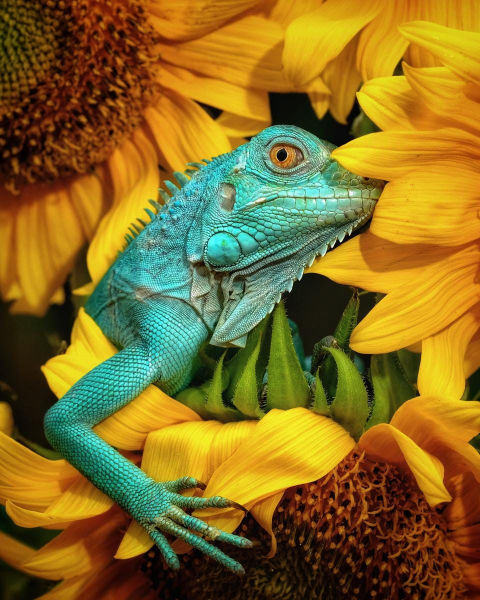
#> input picture Python - DSP/images/iguana.jpg, 960 x 1200 px (shown at 1/2 size)
$ python InterpolationLab.py
#> lines starting #> are read from the running program, lines starting #| are printed output that depends on the picture
# -*- coding: utf-8 -*-
"""
@author: Michelle Lynch
"""

import numpy as np
import cv2 as cv
from matplotlib import pyplot as plt

# Read original image
image = cv.imread('iguana.jpg', cv.IMREAD_COLOR)
#> image is the input picture: shape (1200, 960, 3); mean B, G, R 36.9, 108.6, 133.4
image_orig = image

# First, scale down
scale_by = 0.05
w = int(image.shape[1] * scale_by)
#> w = 48
h = int(image.shape[0] * scale_by)
#> h = 60
dim = (w, h)
#> dim = (48, 60)
image = cv.resize(image, dim, interpolation=cv.INTER_AREA)
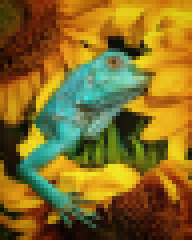
#> image: shape (60, 48, 3) (shown 4 times larger); mean B, G, R 36.9, 108.6, 133.4
cv.imshow('Scaled Image', image)
cv.waitKey(0)


# Next scale up, keeping aspect ratio & test different interpolation types
scale_by = 2
w = int(image.shape[1] * scale_by)
#> w = 96
h = int(image.shape[0] * scale_by)
#> h = 120
dim = (w, h)
#> dim = (96, 120)
# Test Nearest Neighbour Interpolation
image_test1 = cv.resize(image, dim, interpolation=cv.INTER_NEAREST)
cv.imshow('Nearest Neighbour', image_test1)
# Test Bilinear Interpolation
image_test2= cv.resize(image, dim, interpolation=cv.INTER_LINEAR)
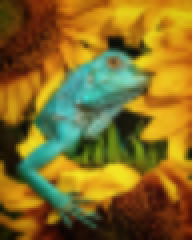
#> image_test2: shape (120, 96, 3) (shown 2 times larger); mean B, G, R 36.8, 108.5, 133.3
cv.imshow('Bilinear Interpolation', image_test2)
# Test Area Interpolation
image_test3 = cv.resize(image, dim, interpolation=cv.INTER_AREA)
cv.imshow('Area Interpolation', image_test3)
# Test Cubic Interpolation
image_test4 = cv.resize(image, dim, interpolation=cv.INTER_CUBIC)
cv.imshow('Cubic Interpolation', image_test4)


'''
# Try resizing, without maintaining aspect ratio
dim = (1000, 1000)
image_test5 = # Add code
cv.imshow('New Aspect Ratio', image_test5)
cv.waitKey(0)
cv.destroyAllWindows()
'''

$ run again, with Python - DSP/images/flamingo.jpg copied over Python - DSP/images/iguana.jpg
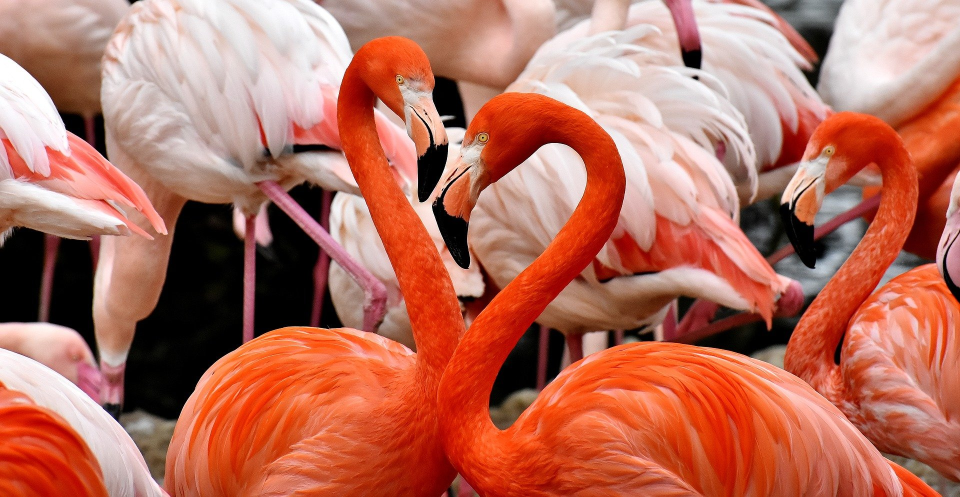
#> input picture Python - DSP/images/flamingo.jpg, 1920 x 993 px (shown at 1/2 size)
#> image is the input picture: shape (993, 1920, 3); mean B, G, R 93.9, 111.3, 182.4
#> image: shape (49, 96, 3)
#> `image_test2= cv.resize(image, dim, interpolation=cv.INTER_LINEAR)`:
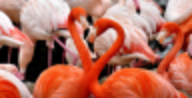
#> image_test2: shape (98, 192, 3); mean B, G, R 93.8, 111.3, 182.4
#> `image_test4 = cv.resize(image, dim, interpolation=cv.INTER_CUBIC)`:
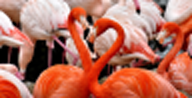
#> image_test4: shape (98, 192, 3); mean B, G, R 94, 111.4, 182.6
